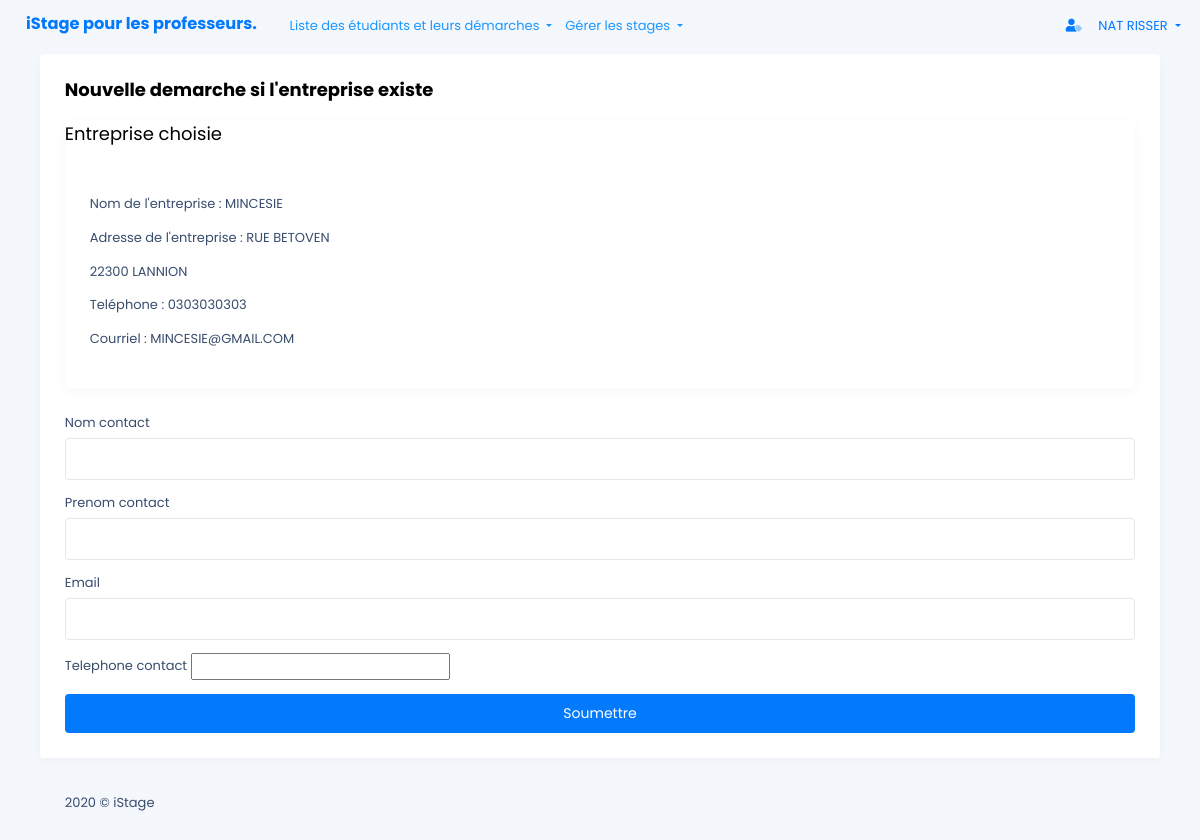
Page /front_end/creer_contact.php?id=3 (signed in) on the committed database.
### tables this page shows
CREATE TABLE IF NOT EXISTS `entreprise` (
  `ID_ENTREPRISE` smallint NOT NULL AUTO_INCREMENT,
  `NOM_ENTREPRISE` char(32) NOT NULL,
  `ADRESSE_ENTREPRISE` char(255) NOT NULL,
  `CP_ENTREPRISE` char(5) NOT NULL,
  `VILLE_ENTREPRISE` char(32) NOT NULL,
  `TEL_ENTREPRISE` char(10) NOT NULL,
  `EMAIL_ENTREPRISE` char(32) NOT NULL,
  `REFUS_ANNEESIO1` tinyint(1) NOT NULL DEFAULT '0',
  `REFUS_ANNEE_SIO2` tinyint(1) NOT NULL DEFAULT '0',
  PRIMARY KEY (`ID_ENTREPRISE`)
);

### back_end/recherche_entreprise.php (called while the page is built, shortened)
<?php
$id= $_GET['id'];
$stmt = $db_etudiant->prepare(
    "SELECT  NOM_ENTREPRISE,ADRESSE_ENTREPRISE, CP_ENTREPRISE,
       VILLE_ENTREPRISE,TEL_ENTREPRISE,EMAIL_ENTREPRISE,REFUS_ANNEESIO1
       FROM entreprise
       WHERE ENTREPRISE.ID_ENTREPRISE=:id;"
);
$stmt->bindValue(':id', $id, PDO::PARAM_INT);
$stmt->execute();
$entreprise = $stmt->fetch(PDO::FETCH_BOTH);
?>

### front_end/creer_contact.php (the view, shortened to what this page needs)
<!DOCTYPE html>
<html lang="en">
<?php
    include_once '../includes/header.php';
    include_once '../back_end/recherche_entreprise.php';
?>
<body>
    <?php
    include_once '../includes/barnav.php';
?>
    <div class="lime-container">
        <div class="lime-body">
            <div class="container">
                <div class="row">
                    <div class="col-md-12">
                        <div class="card">
                            <div class="card-body">
                                <h5 class="card-title">Nouvelle demarche si l'entreprise existe</h5>
                                <div class="card">
                                    <p class="card-title">Entreprise choisie</p>
                                    <div class="card-body">
                                        <p class="card-text">Nom de l'entreprise :
                                            <?php echo $entreprise['NOM_ENTREPRISE'];?></p>
                                        <p class="card-text">Adresse de l'entreprise :
                                            <?php echo $entreprise['ADRESSE_ENTREPRISE'];?></p>
                                        <p class="card-text">
                                            <?php echo $entreprise['CP_ENTREPRISE'].' '
                                            .$entreprise['VILLE_ENTREPRISE'];?></p>
                                        <p class="card-text">Teléphone :
                                            <?php echo $entreprise['TEL_ENTREPRISE'];?></p>
                                        <p class="card-text"> Courriel :
                                            <?php echo $entreprise['EMAIL_ENTREPRISE'];?></p>
                                    </div>
                                </div>
                                <form method="POST" id="creer_contact" name="creer_contact" class="mt-4">
                                    <div class="form-group">
                                        <label for="nom">Nom contact</label>
                                        <input type="text" class="form-control" id="nom" name="nom" maxlength="32" required>
                                    </div>
                                    <div class="form-group">
                                        <label for="prenom">Prenom contact</label>
                                        <input type="text" class="form-control " id="prenom" name="prenom" maxlength="32" required>
                                    </div>
                                    <div class="form-group">
                                        <label for="email">Email</label>
                                        <input type="text" class="form-control" id="email" name="email" maxlength="32" size="32" required>
                                    </div>
                                    <div class="form-group">
                                        <label for="tel">Telephone contact</label>
                                        <input type="tel" id="tel" name="tel" maxlength="10" required>
                                    </div>
                                    <div class="mt-3">
                                        <button type="submit" name="creer_contact" id="creer_contact" class="btn btn-block btn-primary btn-lg">Soumettre</button>
                                    </div>
                                </form>
                            </div>
                        </div>
                    </div>
                </div>
            </div>
        </div>
        <div class="lime-footer">
            <div class="container">
                <div class="row">
                    <div class="col-md-12">
                        <span class="footer-text">2020 © iStage</span>
                    </div>
                </div>
            </div>
        </div>
    </div>
</body>
</html>

### assets/css/custom.css (style rules this page uses)
body { font-size: 1rem; font-family: Roboto, sans-serif; font-weight: initial; line-height: normal; -webkit-font-smoothing: antialiased }
.h1, .h2, .h3, .h4, .h5, .h6, h1, h2, h3, h4, h5, h6 { font-weight: 700 }
label { line-height: 1.3rem }
.h5, h5 { font-size: 1rem }
body, html { overflow-x: hidden; padding-right: 0 !important }
* { box-sizing: border-box }

### rows in the picture
entreprise: NOM_ENTREPRISE "MINCESIE", ADRESSE_ENTREPRISE "RUE BETOVEN", CP_ENTREPRISE "22300", VILLE_ENTREPRISE "LANNION", TEL_ENTREPRISE "0303030303", EMAIL_ENTREPRISE "MINCESIE@GMAIL.COM"

### other values in the picture
$_SESSION['prenom'] "NAT"
$_SESSION['nom'] "RISSER"
